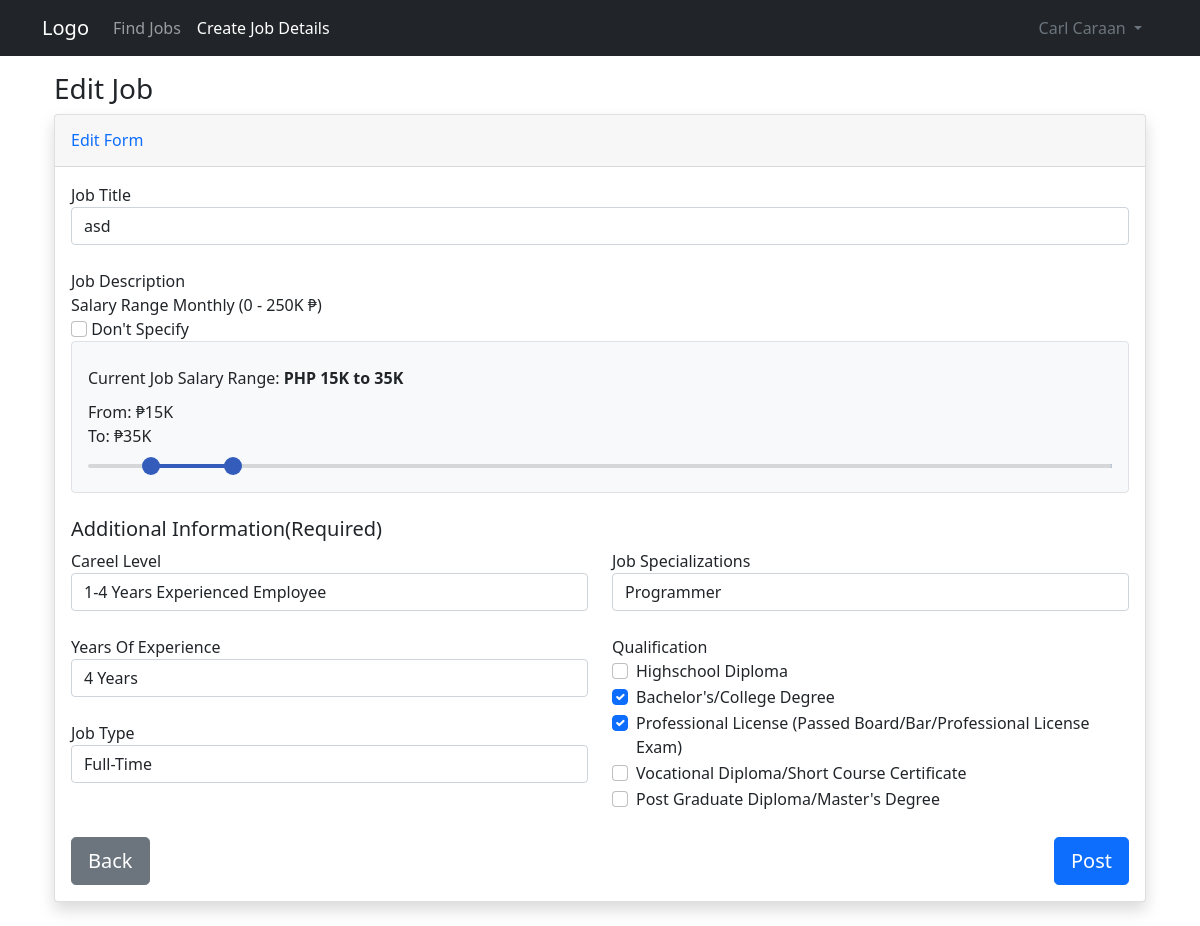
Before: /edit-post/1 (signed in) with the older database file.
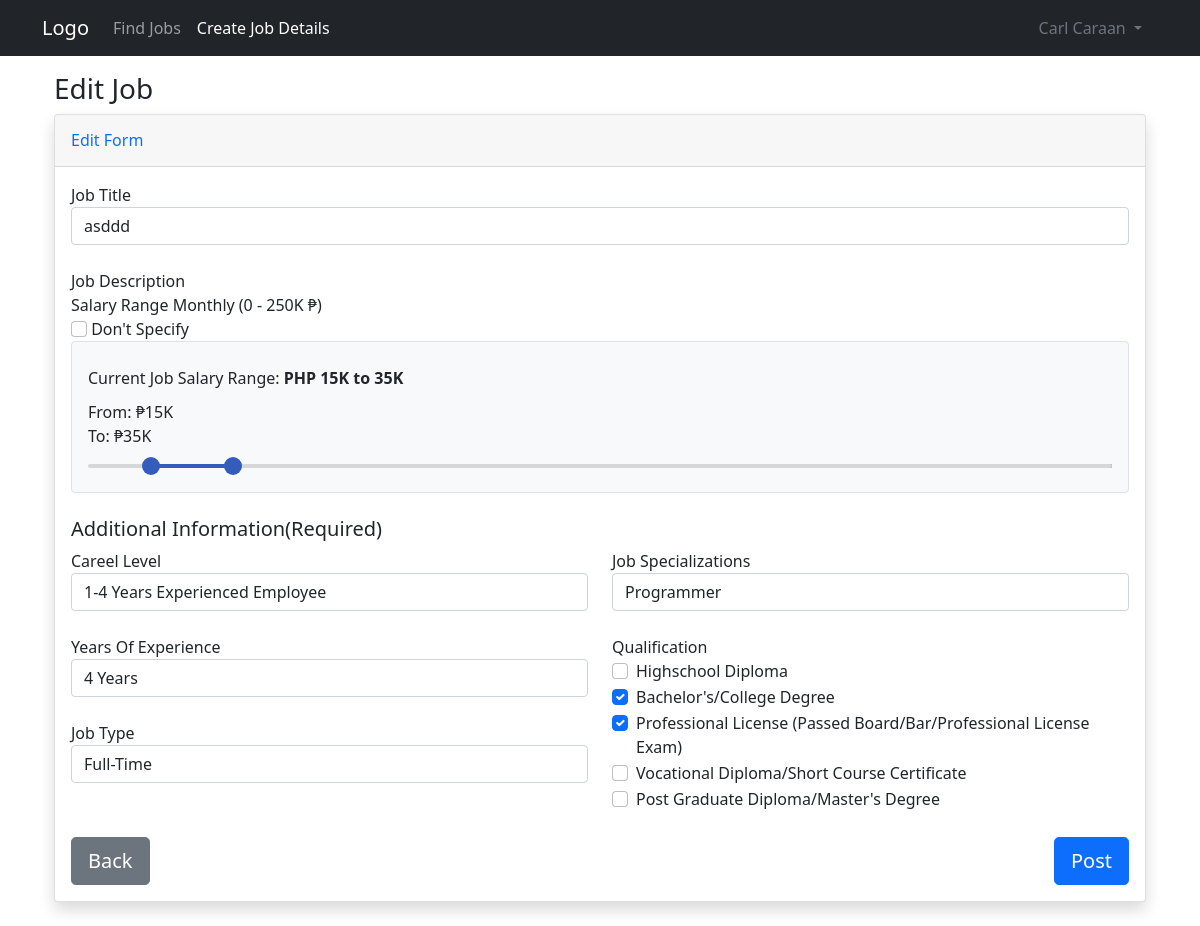
After: the same page with the newer database file.
### website/models.py (models this page shows)
class Post(db.Model):
    id = db.Column(db.Integer, primary_key=True)
    title = db.Column(db.Text, nullable=False)
    text = db.Column(db.Text, nullable=False)
    date_created = db.Column(db.DateTime, default=datetime.now())
    date_updated = db.Column(db.DateTime(
        timezone=True), onupdate=datetime.now())
    author = db.Column(db.Integer, db.ForeignKey(
        'user.id', ondelete="CASCADE"), nullable="False")
    likes = db.relationship('Like', backref='post', passive_deletes="True")
    location = db.Column(db.Text, nullable=False)
    location1 = db.Column(db.Text, nullable=False)
    salary = db.Column(db.Text, nullable=True)
    salary1 = db.Column(db.Text, nullable=True)
    level = db.Column(db.Text, nullable=False)
    experience = db.Column(db.Text, nullable=False)
    specialization = db.Column(db.Text, nullable=False)
    qualification = db.Column(db.Text, nullable=True)
    qualification1 = db.Column(db.Text, nullable=True)
    qualification2 = db.Column(db.Text, nullable=True)
    qualification3 = db.Column(db.Text, nullable=True)
    qualification4 = db.Column(db.Text, nullable=True)
    jobtype = db.Column(db.Text, nullable=False)

### website/views.py (the view, shortened to what this page needs)
@views.route("/edit-post/<post_id>", methods=['GET', 'POST'])
@login_required
def user_post_edit(post_id):
    post = Post.query.get_or_404(post_id)
    return render_template("user/post/edit_post.html", post=post, user=current_user)

### website/__init__.py (called while the page is built)
def create_app():
    app = Flask(__name__)
    app.config['SECRET_KEY'] = "helloworld"
    app.config['SQLALCHEMY_DATABASE_URI'] = f'sqlite:///{DB_NAME}'
    app.config['SQLALCHEMY_TRACK_MODIFICATIONS'] = True
    db.init_app(app)
    from .views import views
    from .auth import auth
    app.register_blueprint(views, url_prefix="/")
    app.register_blueprint(auth, url_prefix="/")
    from .models import User, Post
    create_database(app)
    login_manager = LoginManager()
    login_manager.login_view = "auth.login"
    login_manager.init_app(app)
    @login_manager.user_loader
    def load_user(id):
        return User.query.get(int(id))
    return app

### website/templates/user/post/edit_post.html (shortened to what the changed rows need)
{% extends "user/base.html" %}
{% set active_page = "add_post" %}
{% block content %}
<div class="container-fluid">
    <h1 class="h3 mb-2 text-gray-800">Edit Job</h1>
    <div class="card shadow mb-4">
        <div class="card-body">
            <form action="" method="POST">
                <label for="title">Job Title</label>
                <input class="form-control" type="text" id="title" name="title" placeholder="Job Title"
                    value="{{ post.title }}"><br>
                <label for="text">Job Description</label>
                <trix-editor input="text" cols="30" rows="100"></trix-editor><br>
                <label for="">Salary Range Monthly (0 - 250K ₱)</label><br>
                <input class="form-check-input" type="checkbox" value="" id="dont_specify" onclick="onSpecify()">
                <label class="form-check-label" for="dont_specify">
                    Don't Specify
                </label><br>
                <div class="bg-light px-3 pt-2 pb-3 border rounded" id="salary_div">
                    <div class="row mt-3 mb-2">
                        <div class="col-sm-12">
                            <span>Current Job Salary Range:
                                {% if post.salary and post.salary1 == "0" %}
                                <strong>Not Specified</strong>
                                {% else %}
                                <strong>PHP {{ post.salary }}K to {{ post.salary1 }}K</strong></span><br>
                                {% endif %}
                        </div>
                    </div>
                    <div class="row slider-labels">
                    </div>
                    <div class="row mt-3 mb-2">
                    </div>
                </div><br>
                <h5>Additional Information(Required)</h5>
                <div class="row">
                    <div class="col-md-6">
                        <br>
                        <br>
                        <br>
                    </div>
                    <div class="col-md-6">
                        <label for="">Job Specializations</label>
                        <input class="form-control" type="text" name="specialization"
                            placeholder="Job Specializations (please specify)" value="{{ post.specialization }}"
                            onclick="updateValue()"><br>
                        <label for="">Qualification</label>
                        <div class="form-check">
                            <input class="form-check-input" type="checkbox" value="Highschool Diploma"
                                name="qualification" id="qualification" onclick="getQualification()" {{ 'checked' if
                                post.qualification=='Highschool Diploma' else '' }}>
                            <label class="form-check-label" for="qualification">
                            </label>
                        </div>
                        <div class="form-check">
                            <input class="form-check-input" type="checkbox" value="Bachelor's/College Degree"
                                name="qualification1" id="qualification1" onclick="getQualification1()" {{ 'checked' if
                                post.qualification1=="Bachelor's/College Degree" else '' }}>
                            <label class="form-check-label" for="qualification1">
                            </label>
                        </div>
                        <div class="form-check">
                            <input class="form-check-input" type="checkbox"
                                value="Professional License (Passed Board/Bar/Professional License Exam)"
                                name="qualification2" id="qualification2" onclick="getQualification2()" {{ 'checked' if
                                post.qualification2=='Professional License (Passed Board/Bar/Professional License Exam)'
                                else '' }}>
                            <label class="form-check-label" for="qualification2">
                            </label>
                        </div>
                        <div class="form-check">
                            <input class="form-check-input" type="checkbox"
                                value="Vocational Diploma/Short Course Certificate" name="qualification3"
                                id="qualification3" onclick="getQualification3()" {{ 'checked' if
                                post.qualification3=='Vocational Diploma/Short Course Certificate' else '' }}>
                            <label class="form-check-label" for="qualification3">
                            </label>
                        </div>
                        <div class="form-check">
                            <input class="form-check-input" type="checkbox"
                                value="Post Graduate Diploma/Master's Degree" name="qualification4" id="qualification4"
                                onclick="getQualification4()" {{ 'checked' if
                                post.qualification4=="Post Graduate Diploma/Master's Degree" else '' }}>
                            <label class="form-check-label" for="qualification4">
                            </label>
                        </div>
                        <br>
                    </div>
                </div>
                <div>
                    <button class="btn btn-lg btn-primary float-end" onclick="getHidden()">Post</button>
                </div>
            </form>
        </div>
    </div>
</div>
{% endblock %}

Changed rows visible on the page:
changed Post "Programmer": title "asd" → "asddd"
